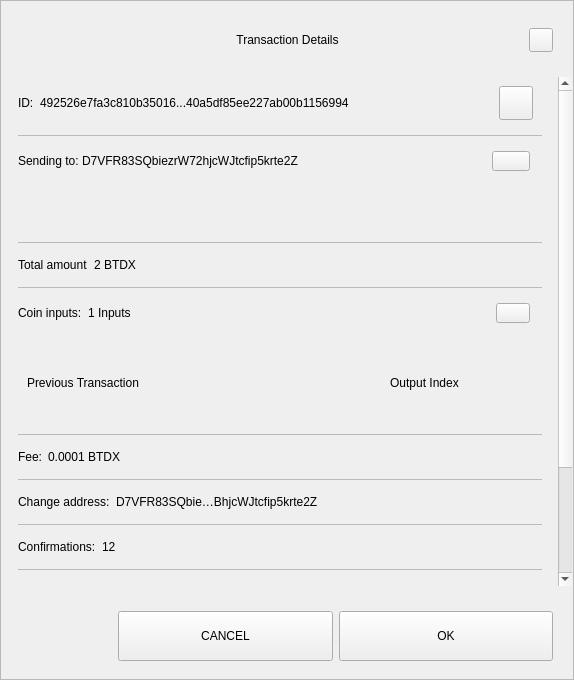
<?xml version="1.0" encoding="UTF-8"?>
<ui version="4.0">
 <class>TxDetailDialog</class>
 <widget class="QWidget" name="TxDetailDialog">
  <property name="geometry">
   <rect>
    <x>0</x>
    <y>0</y>
    <width>574</width>
    <height>680</height>
   </rect>
  </property>
  <property name="sizePolicy">
   <sizepolicy hsizetype="Preferred" vsizetype="Expanding">
    <horstretch>0</horstretch>
    <verstretch>0</verstretch>
   </sizepolicy>
  </property>
  <property name="minimumSize">
   <size>
    <width>574</width>
    <height>500</height>
   </size>
  </property>
  <property name="windowTitle">
   <string>Form</string>
  </property>
  <property name="styleSheet">
   <string notr="true"/>
  </property>
  <layout class="QVBoxLayout" name="verticalLayout_3">
   <property name="spacing">
    <number>0</number>
   </property>
   <property name="leftMargin">
    <number>0</number>
   </property>
   <property name="topMargin">
    <number>0</number>
   </property>
   <property name="rightMargin">
    <number>0</number>
   </property>
   <property name="bottomMargin">
    <number>0</number>
   </property>
   <item>
    <widget class="QFrame" name="frame">
     <property name="sizePolicy">
      <sizepolicy hsizetype="Preferred" vsizetype="Expanding">
       <horstretch>0</horstretch>
       <verstretch>0</verstretch>
      </sizepolicy>
     </property>
     <property name="styleSheet">
      <string notr="true"/>
     </property>
     <property name="frameShape">
      <enum>QFrame::StyledPanel</enum>
     </property>
     <property name="frameShadow">
      <enum>QFrame::Raised</enum>
     </property>
     <layout class="QVBoxLayout" name="verticalLayout">
      <property name="leftMargin">
       <number>0</number>
      </property>
      <property name="rightMargin">
       <number>0</number>
      </property>
      <item>
       <layout class="QHBoxLayout" name="horizontalLayout_3">
        <property name="spacing">
         <number>0</number>
        </property>
        <property name="leftMargin">
         <number>20</number>
        </property>
        <property name="topMargin">
         <number>10</number>
        </property>
        <property name="rightMargin">
         <number>20</number>
        </property>
        <item>
         <spacer name="horizontalSpacer_1">
          <property name="orientation">
           <enum>Qt::Horizontal</enum>
          </property>
          <property name="sizeHint" stdset="0">
           <size>
            <width>40</width>
            <height>20</height>
           </size>
          </property>
         </spacer>
        </item>
        <item>
         <widget class="QLabel" name="labelTitle">
          <property name="minimumSize">
           <size>
            <width>0</width>
            <height>40</height>
           </size>
          </property>
          <property name="maximumSize">
           <size>
            <width>16777215</width>
            <height>40</height>
           </size>
          </property>
          <property name="styleSheet">
           <string notr="true">padding-left:24px;</string>
          </property>
          <property name="text">
           <string>Transaction Details</string>
          </property>
          <property name="alignment">
           <set>Qt::AlignCenter</set>
          </property>
          <property name="margin">
           <number>7</number>
          </property>
         </widget>
        </item>
        <item>
         <spacer name="horizontalSpacer_2">
          <property name="orientation">
           <enum>Qt::Horizontal</enum>
          </property>
          <property name="sizeHint" stdset="0">
           <size>
            <width>40</width>
            <height>20</height>
           </size>
          </property>
         </spacer>
        </item>
        <item>
         <widget class="QPushButton" name="btnEsc">
          <property name="minimumSize">
           <size>
            <width>24</width>
            <height>24</height>
           </size>
          </property>
          <property name="maximumSize">
           <size>
            <width>24</width>
            <height>24</height>
           </size>
          </property>
          <property name="focusPolicy">
           <enum>Qt::NoFocus</enum>
          </property>
          <property name="text">
           <string/>
          </property>
         </widget>
        </item>
       </layout>
      </item>
      <item>
       <spacer name="verticalSpacer">
        <property name="orientation">
         <enum>Qt::Vertical</enum>
        </property>
        <property name="sizeType">
         <enum>QSizePolicy::Fixed</enum>
        </property>
        <property name="sizeHint" stdset="0">
         <size>
          <width>20</width>
          <height>10</height>
         </size>
        </property>
       </spacer>
      </item>
      <item>
       <widget class="QWidget" name="layoutScroll" native="true">
        <property name="minimumSize">
         <size>
          <width>0</width>
          <height>0</height>
         </size>
        </property>
        <layout class="QVBoxLayout" name="verticalLayout_4">
         <property name="leftMargin">
          <number>0</number>
         </property>
         <property name="topMargin">
          <number>0</number>
         </property>
         <property name="rightMargin">
          <number>0</number>
         </property>
         <item>
          <widget class="QScrollArea" name="scrollArea">
           <property name="styleSheet">
            <string notr="true">#scrollArea {
background:transparent;
}</string>
           </property>
           <property name="horizontalScrollBarPolicy">
            <enum>Qt::ScrollBarAlwaysOff</enum>
           </property>
           <property name="sizeAdjustPolicy">
            <enum>QAbstractScrollArea::AdjustIgnored</enum>
           </property>
           <property name="widgetResizable">
            <bool>true</bool>
           </property>
           <property name="alignment">
            <set>Qt::AlignLeading|Qt::AlignLeft|Qt::AlignTop</set>
           </property>
           <widget class="QWidget" name="scrollAreaWidgetContents">
            <property name="geometry">
             <rect>
              <x>0</x>
              <y>0</y>
              <width>556</width>
              <height>672</height>
             </rect>
            </property>
            <property name="autoFillBackground">
             <bool>false</bool>
            </property>
            <property name="styleSheet">
             <string notr="true">#scrollAreaWidgetContents {
background:transparent;
}</string>
            </property>
            <layout class="QVBoxLayout" name="verticalLayout_7">
             <property name="spacing">
              <number>0</number>
             </property>
             <property name="sizeConstraint">
              <enum>QLayout::SetDefaultConstraint</enum>
             </property>
             <property name="leftMargin">
              <number>0</number>
             </property>
             <property name="topMargin">
              <number>0</number>
             </property>
             <property name="rightMargin">
              <number>0</number>
             </property>
             <property name="bottomMargin">
              <number>0</number>
             </property>
             <item>
              <widget class="QWidget" name="content" native="true">
               <layout class="QVBoxLayout" name="verticalLayout_2">
                <property name="leftMargin">
                 <number>16</number>
                </property>
                <property name="topMargin">
                 <number>0</number>
                </property>
                <property name="rightMargin">
                 <number>16</number>
                </property>
                <item>
                 <widget class="QWidget" name="contentID" native="true">
                  <layout class="QHBoxLayout" name="horizontalLayout_12" stretch="0,1,0">
                   <property name="leftMargin">
                    <number>0</number>
                   </property>
                   <item>
                    <widget class="QLabel" name="labelId">
                     <property name="maximumSize">
                      <size>
                       <width>16777215</width>
                       <height>16777215</height>
                      </size>
                     </property>
                     <property name="text">
                      <string>ID:</string>
                     </property>
                    </widget>
                   </item>
                   <item>
                    <widget class="QLabel" name="textId">
                     <property name="text">
                      <string>492526e7fa3c810b35016...40a5df85ee227ab00b1156994</string>
                     </property>
                    </widget>
                   </item>
                   <item>
                    <widget class="QPushButton" name="pushCopy">
                     <property name="minimumSize">
                      <size>
                       <width>34</width>
                       <height>34</height>
                      </size>
                     </property>
                     <property name="maximumSize">
                      <size>
                       <width>34</width>
                       <height>34</height>
                      </size>
                     </property>
                     <property name="focusPolicy">
                      <enum>Qt::NoFocus</enum>
                     </property>
                     <property name="text">
                      <string/>
                     </property>
                     <property name="iconSize">
                      <size>
                       <width>24</width>
                       <height>24</height>
                      </size>
                     </property>
                    </widget>
                   </item>
                  </layout>
                 </widget>
                </item>
                <item>
                 <widget class="QLabel" name="labelDivider9">
                  <property name="maximumSize">
                   <size>
                    <width>16777215</width>
                    <height>1</height>
                   </size>
                  </property>
                  <property name="styleSheet">
                   <string notr="true">background-color:#bababa;</string>
                  </property>
                  <property name="text">
                   <string/>
                  </property>
                 </widget>
                </item>
                <item>
                 <widget class="QWidget" name="contentOutputs" native="true">
                  <layout class="QHBoxLayout" name="horizontalLayout_11" stretch="0,3,0">
                   <property name="spacing">
                    <number>0</number>
                   </property>
                   <property name="leftMargin">
                    <number>0</number>
                   </property>
                   <property name="rightMargin">
                    <number>12</number>
                   </property>
                   <item>
                    <widget class="QLabel" name="labelSend">
                     <property name="maximumSize">
                      <size>
                       <width>16777215</width>
                       <height>16777215</height>
                      </size>
                     </property>
                     <property name="text">
                      <string>Sending to: </string>
                     </property>
                    </widget>
                   </item>
                   <item>
                    <widget class="QLabel" name="textSend">
                     <property name="text">
                      <string>D7VFR83SQbiezrW72hjcWJtcfip5krte2Z </string>
                     </property>
                    </widget>
                   </item>
                   <item>
                    <widget class="QPushButton" name="pushOutputs">
                     <property name="minimumSize">
                      <size>
                       <width>34</width>
                       <height>20</height>
                      </size>
                     </property>
                     <property name="maximumSize">
                      <size>
                       <width>38</width>
                       <height>20</height>
                      </size>
                     </property>
                     <property name="focusPolicy">
                      <enum>Qt::NoFocus</enum>
                     </property>
                     <property name="styleSheet">
                      <string notr="true"/>
                     </property>
                     <property name="text">
                      <string/>
                     </property>
                    </widget>
                   </item>
                  </layout>
                 </widget>
                </item>
                <item>
                 <widget class="QScrollArea" name="outputsScrollArea">
                  <property name="minimumSize">
                   <size>
                    <width>0</width>
                    <height>50</height>
                   </size>
                  </property>
                  <property name="styleSheet">
                   <string notr="true">#outputsScrollArea {
background:transparent;
}</string>
                  </property>
                  <property name="widgetResizable">
                   <bool>true</bool>
                  </property>
                  <widget class="QWidget" name="container_outputs_base">
                   <property name="geometry">
                    <rect>
                     <x>0</x>
                     <y>0</y>
                     <width>522</width>
                     <height>48</height>
                    </rect>
                   </property>
                   <property name="styleSheet">
                    <string notr="true">#container_outputs_base {
background:transparent;
}</string>
                   </property>
                  </widget>
                 </widget>
                </item>
                <item>
                 <widget class="QLabel" name="labelDivider8">
                  <property name="maximumSize">
                   <size>
                    <width>16777215</width>
                    <height>1</height>
                   </size>
                  </property>
                  <property name="styleSheet">
                   <string notr="true">background-color:#bababa;</string>
                  </property>
                  <property name="text">
                   <string/>
                  </property>
                 </widget>
                </item>
                <item>
                 <widget class="QWidget" name="contentAmount" native="true">
                  <layout class="QHBoxLayout" name="horizontalLayout_4" stretch="0,1">
                   <property name="leftMargin">
                    <number>0</number>
                   </property>
                   <item>
                    <widget class="QLabel" name="labelAmount">
                     <property name="maximumSize">
                      <size>
                       <width>16777215</width>
                       <height>16777215</height>
                      </size>
                     </property>
                     <property name="text">
                      <string>Total amount</string>
                     </property>
                    </widget>
                   </item>
                   <item>
                    <widget class="QLabel" name="textAmount">
                     <property name="text">
                      <string>2 BTDX</string>
                     </property>
                    </widget>
                   </item>
                  </layout>
                 </widget>
                </item>
                <item>
                 <widget class="QLabel" name="labelDivider6">
                  <property name="maximumSize">
                   <size>
                    <width>16777215</width>
                    <height>1</height>
                   </size>
                  </property>
                  <property name="styleSheet">
                   <string notr="true">background-color:#bababa;</string>
                  </property>
                  <property name="text">
                   <string/>
                  </property>
                 </widget>
                </item>
                <item>
                 <widget class="QWidget" name="contentInputs" native="true">
                  <layout class="QHBoxLayout" name="horizontalLayout" stretch="0,2,0">
                   <property name="leftMargin">
                    <number>0</number>
                   </property>
                   <property name="rightMargin">
                    <number>12</number>
                   </property>
                   <item>
                    <widget class="QLabel" name="labelInputs">
                     <property name="sizePolicy">
                      <sizepolicy hsizetype="Minimum" vsizetype="Preferred">
                       <horstretch>0</horstretch>
                       <verstretch>0</verstretch>
                      </sizepolicy>
                     </property>
                     <property name="maximumSize">
                      <size>
                       <width>16777215</width>
                       <height>16777215</height>
                      </size>
                     </property>
                     <property name="text">
                      <string>Coin inputs:</string>
                     </property>
                    </widget>
                   </item>
                   <item>
                    <widget class="QLabel" name="textInputs">
                     <property name="text">
                      <string>1 Inputs</string>
                     </property>
                    </widget>
                   </item>
                   <item>
                    <widget class="QPushButton" name="pushInputs">
                     <property name="maximumSize">
                      <size>
                       <width>34</width>
                       <height>20</height>
                      </size>
                     </property>
                     <property name="focusPolicy">
                      <enum>Qt::NoFocus</enum>
                     </property>
                     <property name="styleSheet">
                      <string notr="true"/>
                     </property>
                     <property name="text">
                      <string/>
                     </property>
                    </widget>
                   </item>
                  </layout>
                 </widget>
                </item>
                <item>
                 <widget class="QFrame" name="gridInputs">
                  <property name="sizePolicy">
                   <sizepolicy hsizetype="Preferred" vsizetype="MinimumExpanding">
                    <horstretch>0</horstretch>
                    <verstretch>0</verstretch>
                   </sizepolicy>
                  </property>
                  <property name="minimumSize">
                   <size>
                    <width>0</width>
                    <height>90</height>
                   </size>
                  </property>
                  <layout class="QGridLayout" name="gridLayoutInput" columnstretch="5,2" rowminimumheight="0">
                   <property name="sizeConstraint">
                    <enum>QLayout::SetMaximumSize</enum>
                   </property>
                   <property name="verticalSpacing">
                    <number>0</number>
                   </property>
                   <item row="0" column="0" alignment="Qt::AlignLeft">
                    <widget class="QLabel" name="labelTitlePrevTx">
                     <property name="text">
                      <string>Previous Transaction</string>
                     </property>
                    </widget>
                   </item>
                   <item row="0" column="1" alignment="Qt::AlignLeft">
                    <widget class="QLabel" name="labelOutputIndex">
                     <property name="text">
                      <string>Output Index</string>
                     </property>
                     <property name="alignment">
                      <set>Qt::AlignCenter</set>
                     </property>
                    </widget>
                   </item>
                  </layout>
                 </widget>
                </item>
                <item>
                 <widget class="QLabel" name="labelDivider1">
                  <property name="maximumSize">
                   <size>
                    <width>16777215</width>
                    <height>1</height>
                   </size>
                  </property>
                  <property name="styleSheet">
                   <string notr="true">background-color:#bababa;</string>
                  </property>
                  <property name="text">
                   <string/>
                  </property>
                 </widget>
                </item>
                <item>
                 <widget class="QWidget" name="contentFee" native="true">
                  <layout class="QHBoxLayout" name="horizontalLayout_7" stretch="0,1">
                   <property name="leftMargin">
                    <number>0</number>
                   </property>
                   <item>
                    <widget class="QLabel" name="labelFee">
                     <property name="maximumSize">
                      <size>
                       <width>16777215</width>
                       <height>16777215</height>
                      </size>
                     </property>
                     <property name="text">
                      <string>Fee:</string>
                     </property>
                    </widget>
                   </item>
                   <item>
                    <widget class="QLabel" name="textFee">
                     <property name="text">
                      <string>0.0001 BTDX</string>
                     </property>
                    </widget>
                   </item>
                  </layout>
                 </widget>
                </item>
                <item>
                 <widget class="QLabel" name="labelDivider2">
                  <property name="maximumSize">
                   <size>
                    <width>16777215</width>
                    <height>1</height>
                   </size>
                  </property>
                  <property name="styleSheet">
                   <string notr="true">background-color:#bababa;</string>
                  </property>
                  <property name="text">
                   <string/>
                  </property>
                 </widget>
                </item>
                <item>
                 <widget class="QWidget" name="contentChangeAddress" native="true">
                  <layout class="QHBoxLayout" name="horizontalLayout_6" stretch="0,1">
                   <property name="leftMargin">
                    <number>0</number>
                   </property>
                   <item>
                    <widget class="QLabel" name="labelChange">
                     <property name="maximumSize">
                      <size>
                       <width>16777215</width>
                       <height>16777215</height>
                      </size>
                     </property>
                     <property name="text">
                      <string>Change address:</string>
                     </property>
                    </widget>
                   </item>
                   <item>
                    <widget class="QLabel" name="textChange">
                     <property name="text">
                      <string>D7VFR83SQbie…BhjcWJtcfip5krte2Z </string>
                     </property>
                    </widget>
                   </item>
                  </layout>
                 </widget>
                </item>
                <item>
                 <widget class="QLabel" name="labelDivider4">
                  <property name="maximumSize">
                   <size>
                    <width>16777215</width>
                    <height>1</height>
                   </size>
                  </property>
                  <property name="styleSheet">
                   <string notr="true">background-color:#bababa;</string>
                  </property>
                  <property name="text">
                   <string/>
                  </property>
                 </widget>
                </item>
                <item>
                 <widget class="QWidget" name="contentConfirmations" native="true">
                  <layout class="QHBoxLayout" name="horizontalLayout_8" stretch="0,1">
                   <property name="leftMargin">
                    <number>0</number>
                   </property>
                   <item>
                    <widget class="QLabel" name="labelConfirmations">
                     <property name="maximumSize">
                      <size>
                       <width>16777215</width>
                       <height>16777215</height>
                      </size>
                     </property>
                     <property name="text">
                      <string>Confirmations:</string>
                     </property>
                    </widget>
                   </item>
                   <item>
                    <widget class="QLabel" name="textConfirmations">
                     <property name="text">
                      <string>12</string>
                     </property>
                    </widget>
                   </item>
                  </layout>
                 </widget>
                </item>
                <item>
                 <widget class="QLabel" name="labelDivider7">
                  <property name="maximumSize">
                   <size>
                    <width>16777215</width>
                    <height>1</height>
                   </size>
                  </property>
                  <property name="styleSheet">
                   <string notr="true">background-color:#bababa;</string>
                  </property>
                  <property name="text">
                   <string/>
                  </property>
                 </widget>
                </item>
                <item>
                 <widget class="QWidget" name="contentSize" native="true">
                  <layout class="QHBoxLayout" name="horizontalLayout_9" stretch="0,1">
                   <property name="leftMargin">
                    <number>0</number>
                   </property>
                   <item>
                    <widget class="QLabel" name="labelSize">
                     <property name="maximumSize">
                      <size>
                       <width>16777215</width>
                       <height>16777215</height>
                      </size>
                     </property>
                     <property name="text">
                      <string>Size:</string>
                     </property>
                    </widget>
                   </item>
                   <item>
                    <widget class="QLabel" name="textSize">
                     <property name="text">
                      <string>2 kB</string>
                     </property>
                    </widget>
                   </item>
                  </layout>
                 </widget>
                </item>
                <item>
                 <widget class="QLabel" name="labelDivider3">
                  <property name="maximumSize">
                   <size>
                    <width>16777215</width>
                    <height>1</height>
                   </size>
                  </property>
                  <property name="styleSheet">
                   <string notr="true">background-color:#bababa;</string>
                  </property>
                  <property name="text">
                   <string/>
                  </property>
                 </widget>
                </item>
                <item>
                 <widget class="QWidget" name="contentDate" native="true">
                  <layout class="QHBoxLayout" name="horizontalLayout_5" stretch="0,1">
                   <property name="leftMargin">
                    <number>0</number>
                   </property>
                   <item>
                    <widget class="QLabel" name="labelDate">
                     <property name="maximumSize">
                      <size>
                       <width>16777215</width>
                       <height>16777215</height>
                      </size>
                     </property>
                     <property name="text">
                      <string>Date:</string>
                     </property>
                    </widget>
                   </item>
                   <item>
                    <widget class="QLabel" name="textDate">
                     <property name="text">
                      <string>May 25, 2017</string>
                     </property>
                    </widget>
                   </item>
                  </layout>
                 </widget>
                </item>
                <item>
                 <widget class="QLabel" name="labelDivider5">
                  <property name="maximumSize">
                   <size>
                    <width>16777215</width>
                    <height>1</height>
                   </size>
                  </property>
                  <property name="styleSheet">
                   <string notr="true">background-color:#bababa;</string>
                  </property>
                  <property name="text">
                   <string/>
                  </property>
                 </widget>
                </item>
                <item>
                 <widget class="QWidget" name="contentStatus" native="true">
                  <layout class="QHBoxLayout" name="horizontalLayout_10" stretch="0,1">
                   <property name="leftMargin">
                    <number>0</number>
                   </property>
                   <item>
                    <widget class="QLabel" name="labelStatus">
                     <property name="maximumSize">
                      <size>
                       <width>16777215</width>
                       <height>16777215</height>
                      </size>
                     </property>
                     <property name="text">
                      <string>Status:</string>
                     </property>
                    </widget>
                   </item>
                   <item>
                    <widget class="QLabel" name="textStatus">
                     <property name="text">
                      <string>Spendable</string>
                     </property>
                    </widget>
                   </item>
                  </layout>
                 </widget>
                </item>
                <item>
                 <spacer name="verticalSpacer_2">
                  <property name="orientation">
                   <enum>Qt::Vertical</enum>
                  </property>
                  <property name="sizeType">
                   <enum>QSizePolicy::Expanding</enum>
                  </property>
                  <property name="sizeHint" stdset="0">
                   <size>
                    <width>20</width>
                    <height>10</height>
                   </size>
                  </property>
                 </spacer>
                </item>
                <item>
                 <widget class="QLabel" name="labelWarning">
                  <property name="text">
                   <string>TextLabel</string>
                  </property>
                  <property name="alignment">
                   <set>Qt::AlignCenter</set>
                  </property>
                 </widget>
                </item>
               </layout>
              </widget>
             </item>
            </layout>
           </widget>
          </widget>
         </item>
        </layout>
       </widget>
      </item>
      <item>
       <widget class="QWidget" name="containerButtons" native="true">
        <layout class="QHBoxLayout" name="horizontalLayout1" stretch="1,2,2">
         <property name="leftMargin">
          <number>10</number>
         </property>
         <property name="rightMargin">
          <number>20</number>
         </property>
         <item>
          <spacer name="horizontalSpacer_3">
           <property name="orientation">
            <enum>Qt::Horizontal</enum>
           </property>
           <property name="sizeHint" stdset="0">
            <size>
             <width>40</width>
             <height>20</height>
            </size>
           </property>
          </spacer>
         </item>
         <item>
          <widget class="QPushButton" name="btnCancel">
           <property name="minimumSize">
            <size>
             <width>200</width>
             <height>50</height>
            </size>
           </property>
           <property name="focusPolicy">
            <enum>Qt::NoFocus</enum>
           </property>
           <property name="text">
            <string>CANCEL</string>
           </property>
          </widget>
         </item>
         <item>
          <widget class="QPushButton" name="btnSave">
           <property name="minimumSize">
            <size>
             <width>200</width>
             <height>50</height>
            </size>
           </property>
           <property name="focusPolicy">
            <enum>Qt::NoFocus</enum>
           </property>
           <property name="text">
            <string>OK</string>
           </property>
          </widget>
         </item>
        </layout>
       </widget>
      </item>
     </layout>
    </widget>
   </item>
  </layout>
 </widget>
 <resources/>
 <connections/>
</ui>
